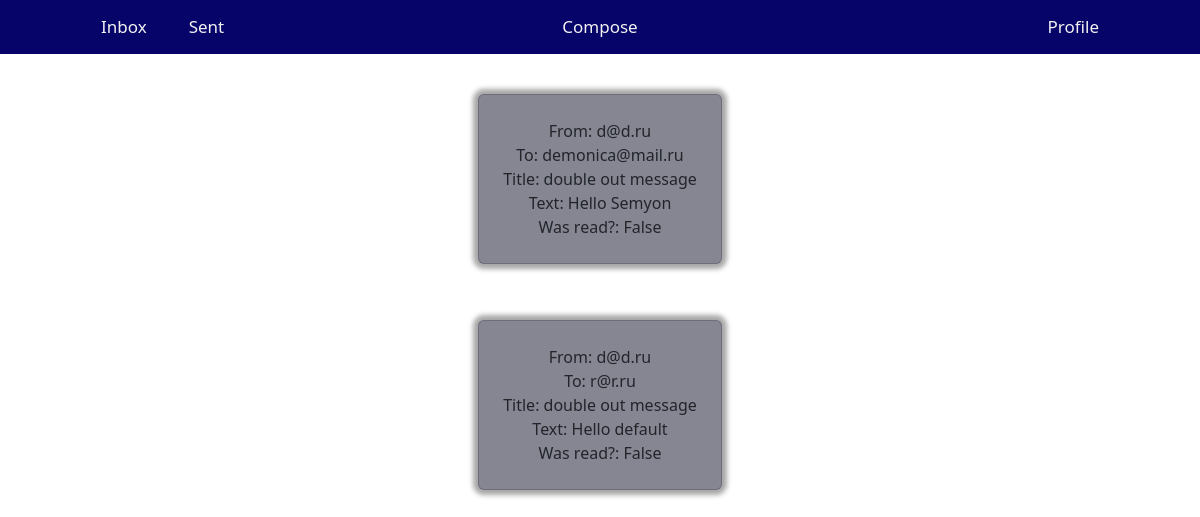
Page /mails/sent (signed in) on the earlier database version.
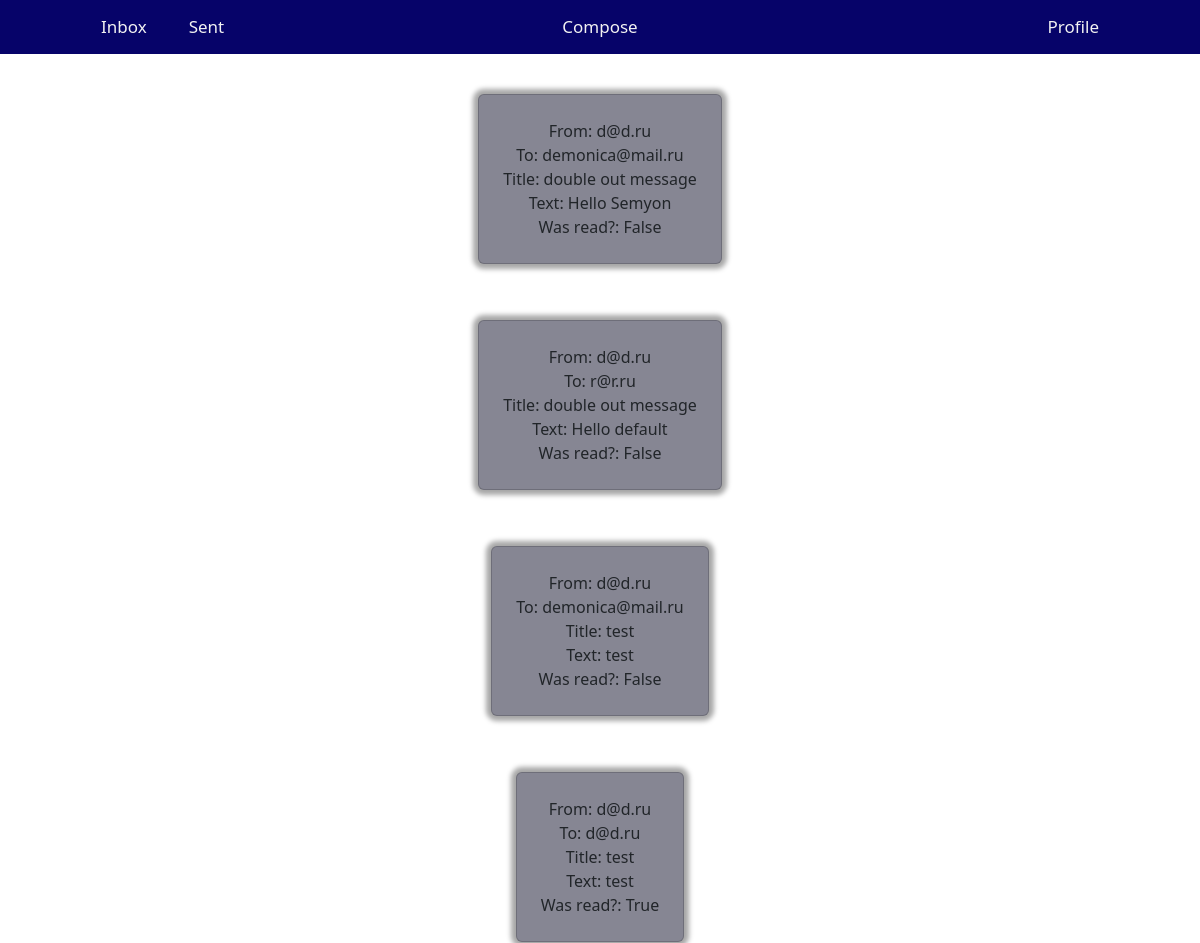
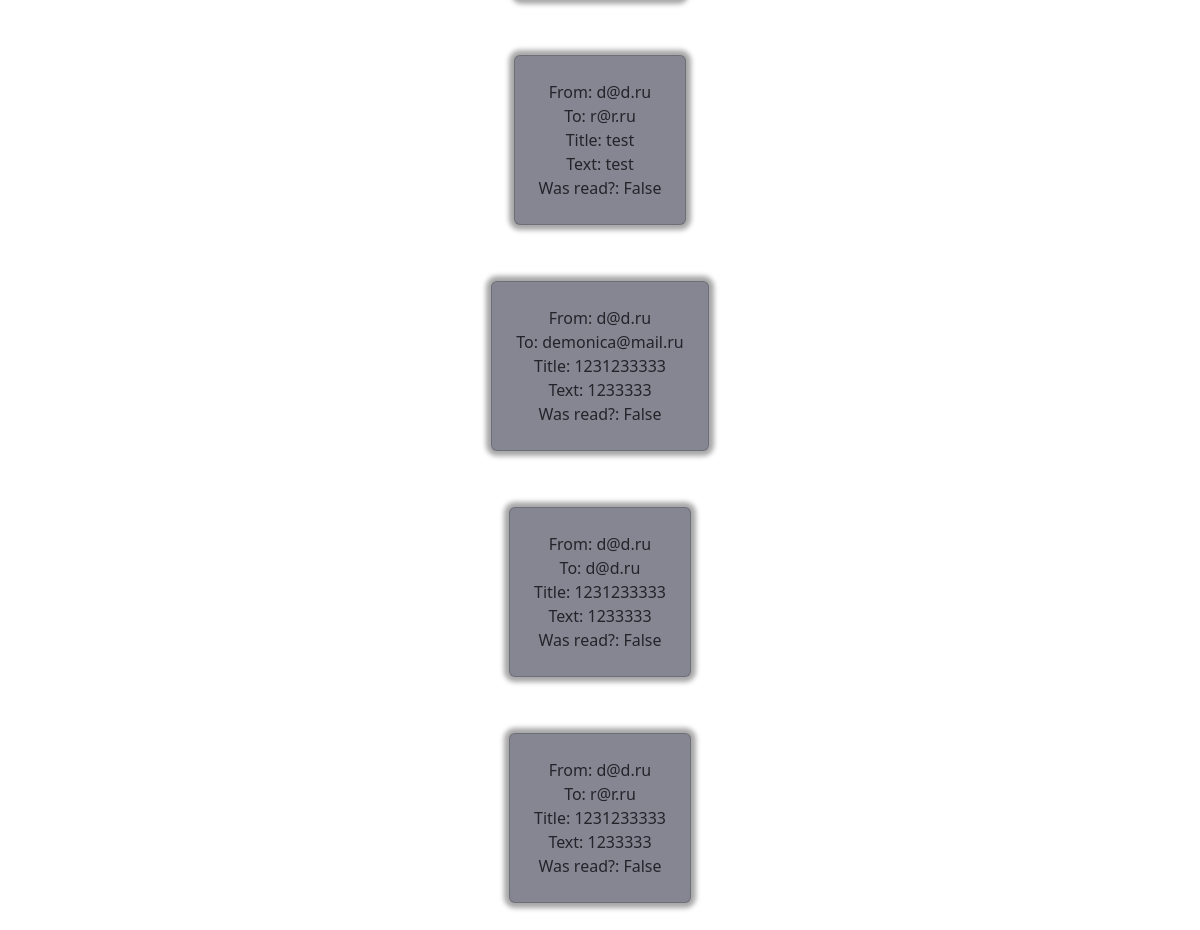
Same page on the later database version (2 pictures, top to bottom).
### mails/models.py (models this page shows, shortened)
class Mail(models.Model):
    sender = models.ForeignKey(User, on_delete=models.CASCADE, related_name="sender")
    receiver = models.ForeignKey(User, on_delete=models.CASCADE, related_name="receiver")
    title = models.CharField(max_length=200)
    text = models.CharField(max_length=5000, blank=True, null=True)
    was_read = models.BooleanField(default=False)
    def get_info(self):
        mail_info = [f"From: {self.sender}",
                     f"To: {self.receiver}",
                     f"Title: {self.title}",
                     f"Text: {self.text}",
                     f"Was read?: {self.was_read}"]
        return mail_info

### mails/views.py (the view)
# urls.py: path('sent', views.SentMailsPage.as_view(), name='sent'),
class SentMailsPage(generic.ListView):
    template_name = 'mails/inbox.html'
    context_object_name = 'sent'
    def get(self, request):
        try:
            mails = Mail.objects.all().filter(sender_id=request.user.id)
            mails = fullfill_mails(mails)
        except Mail.DoesNotExist:
            mails = []
        return render(request, self.template_name, {'mails': mails})

### mails/views.py (called while the page is built)
def fullfill_mails(mails):
    regex = r"[%]\b.*\b[%]"
    for mail in mails:
        if re.search(regex, str(mail.text)):
            mail.text = mail.text.replace("%first_name%", mail.receiver.first_name or "default")
            mail.text = mail.text.replace("%last_name%", mail.receiver.last_name or "default")
            mail.text = mail.text.replace("%birthday%", str(mail.receiver.birth_date) or "default")
        if re.search(regex, str(mail.title)):
            mail.title = mail.title.replace("%first_name%", mail.receiver.first_name or "default")
            mail.title = mail.title.replace("%last_name%", mail.receiver.last_name or "default")
            mail.title = mail.title.replace("%birthday%", str(mail.receiver.birth_date) or "default")
    return mails

### mails/templates/mails/inbox.html (shortened to what this page needs)
{% extends "base.html" %}
{% load static %}
{% block content %}
    {% for mail in mails %}
        <div class="container mt-4 mb-4 p-3 d-flex justify-content-center" onclick='location.href="{% url 'mails:detail' mail.id %}";'>
            <div class="card p-4">
                <div class=" image d-flex flex-column justify-content-center align-items-center">
                    {% for info_part in mail.get_info %}
                        <span>{{ info_part }}</span>
                    {% endfor %}
                </div>
            </div>
        </div>
    {% endfor %}
{% endblock %}

### templates/base.html (shortened to what this page needs)
<!DOCTYPE html>
<html lang="en">
{% load static %}
<link href="https://cdn.jsdelivr.net/npm/bootstrap@5.2.1/dist/css/bootstrap.min.css" rel="stylesheet"
>
<link rel="stylesheet" href="{% static 'users/style.css' %}">
<head>
    <div class="topnav">
        {% if user.is_authenticated %}
            <div class="left">
                <a href="{% url 'mails:inbox' %}"> Inbox</a>
                <a href="{% url 'mails:sent' %}"> Sent</a></div>
            <div class="center">
                <a href="{% url 'mails:compose' %}"> Compose</a>
            </div>
            <div class="right">
                <a href="{% url 'users:profile' user_id=user.id %}"> Profile</a>
            </div>
        {% else %}
            <div class="right">
                <a href="{% url 'users:login' %}"> Login</a>
            </div>
        {% endif %}
    </div>
</head>
<body>
{% block content %}
{% endblock content %}
</body>
</html>

### users/static/users/style.css (style rules this page uses)
.topnav { background-color: #060369; overflow: auto; padding: 0 5rem; display: grid; grid-template-columns: 1fr 1fr 1fr; align-items: start; }
.left { display: flex; }
.center { display: flex; justify-content: center; align-items: center; }
.right { display: flex; justify-content: end; align-items: end; }
.topnav a { color: #f2f2f2; text-align: center; padding: 14px 16px; margin-inline: 5px; text-decoration: none; font-size: 17px; }
body { height: 100%; }
.card { display: flex; align-items: center; justify-content: center; background-color: #868693; max-width: 22rem; max-height: 40rem; padding: 0.5rem 0; box-shadow: rgba(0, 0, 0, 0.35) 0px 0px 5px 5px; }

Differences in the rows shown:
added Mail: get_info "From: d@d.ru" "To: demonica@mail.ru" "Title: test" "Text: test" "Was read?: False"
added Mail: get_info "From: d@d.ru" "To: d@d.ru" "Title: test" "Text: test" "Was read?: True"
added Mail: get_info "From: d@d.ru" "To: r@r.ru" "Title: test" "Text: test" "Was read?: False"
added Mail: get_info "From: d@d.ru" "To: demonica@mail.ru" "Title: 1231233333" "Text: 1233333" "Was read?: False"
added Mail: get_info "From: d@d.ru" "To: d@d.ru" "Title: 1231233333" "Text: 1233333" "Was read?: False"
added Mail: get_info "From: d@d.ru" "To: r@r.ru" "Title: 1231233333" "Text: 1233333" "Was read?: False"
